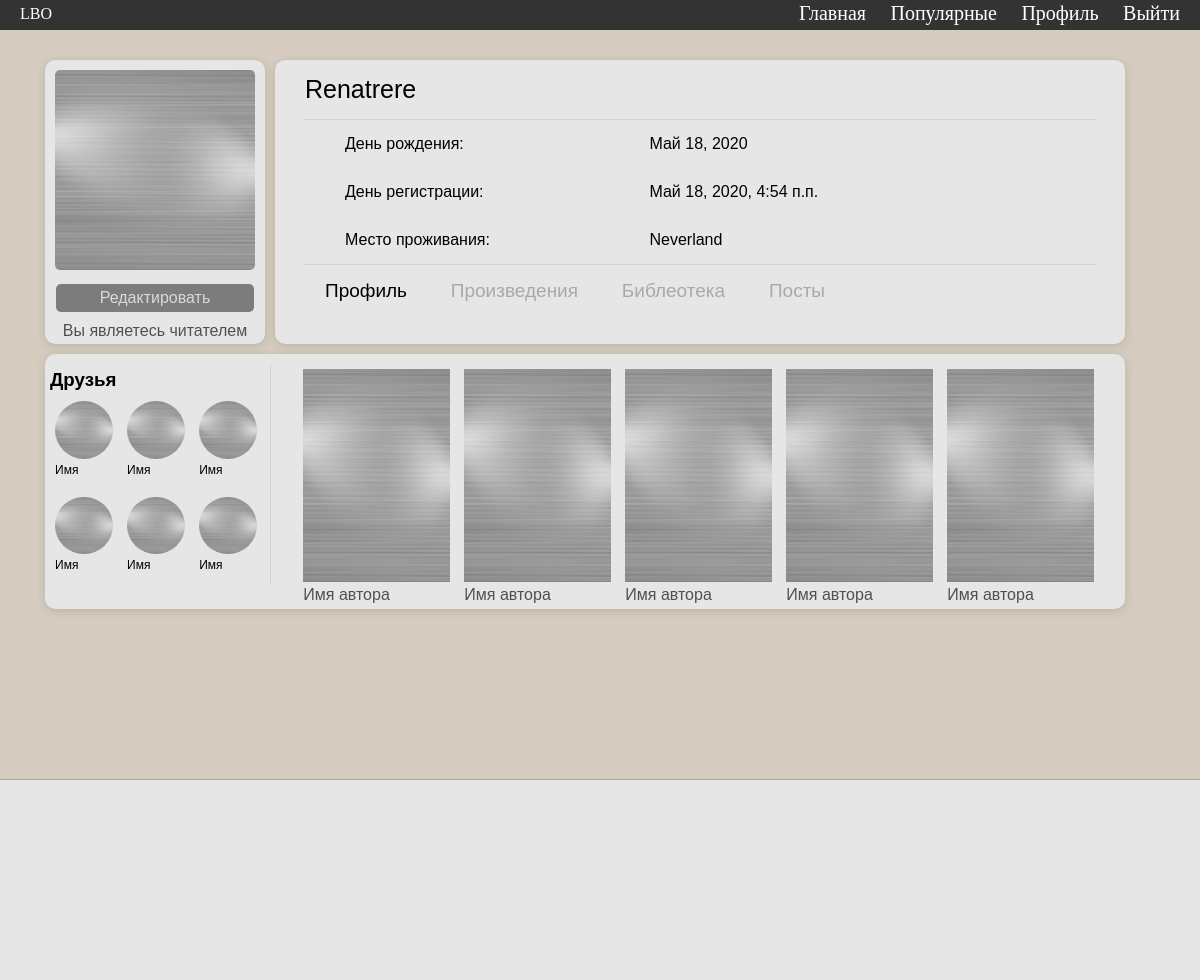
The page /cabinet/ (signed in) on the database its author committed.
### cabinet/models.py (models this page shows)
class User(AbstractUser):
	about_me = models.CharField(max_length=100, blank=True)
	status = models.CharField(max_length=50, blank=True)
	image = models.ImageField(upload_to="images/", default="images/black.jpg")
	is_on = models.BooleanField(default=True)
	location = models.CharField(default="Neverland", max_length=20)
	birth_date = models.DateField(default=timezone.now)
	class Meta:
		verbose_name = 'Пользователь'
		verbose_name_plural = 'Пользователи'

### cabinet/views.py (the view)
# urls.py: path('cabinet/', include("cabinet.urls")),
def cabinet(request):
	human = get_object_or_404(User, id=request.user.id)
	written = Book.objects.filter(author_name_id=request.user.id)
	read = get_object_or_404(Person, user_id=request.user.id).read.all
	return render(request, "cabinet/cabinet.html", {'user': request.user.is_authenticated, "human": human, "written": written, "read": read})

### cabinet/templates/cabinet/cabinet.html (shortened to what this page needs)
{% load static %}
<!DOCTYPE html>
<html>
<head>
	<link rel="stylesheet" type="text/css" href="{% static 'css/style.css' %}">
	<link rel="stylesheet" type="text/css" href="{% static 'css/media_queries.css' %}">
</head>
<body>
{% include 'home/header.html' %}
<div class="container">
	<div class="element for_user_img">
		<img src="/media/images/silver.png" alt="" class="user_img">
		<a href="#" class="edit back_inf">Редактировать</a>
		<div class="back_inf" style="margin: 10px 0 4px 0">Вы являетесь читателем</div>
	</div>
	<div class="fixed_inf element">
	 	<div class="main_inf">
	 		<p class="username">{{human.username}}</p>
	 		<div class="manda_inf">
 				<ul class="fixed_inf_row" style="border-top: 1px solid lightgrey; padding-top: 15px;">
 					<li class="th1">День рождения:</li>
 					<li class="th2">{{human.birth_date}}</li>
 				</ul>
 				<ul class="fixed_inf_row">
 					<li class="th1">День регистрации:</li>
 					<li class="th2">{{human.date_joined}}</li>
 				</ul>
 				<ul class="fixed_inf_row" style="border-bottom: 1px solid lightgrey;">
 					<li class="th1">Место проживания:</li>
 					<li class="th2">{{human.location}}</li>
 				</ul>
	 		</div>
	 		<header class="user_nav">
	 			<nav>
		 			<div class="user_section" onclick="user_nav(0)">Профиль</div>
			 		<div class="user_section" onclick="user_nav(1)">Произведения</div>
			 		<div class="user_section" onclick="user_nav(2)">Библеотека</div>
			 		<div class="user_section" onclick="user_nav(3)">Посты</div>
			 	</nav>
		 	</header>
	 	</div>
	</div>
	<div class="favorite flex_row element">
		<div class="friend_table">
			<h3>Друзья</h3>
			<div class="friend">
				<img src="/media/images/silver.png" alt="" class="friend_img">
				<div class="friend_name">Имя</div>
			</div>
			<div class="friend">
				<img src="/media/images/silver.png" alt="" class="friend_img">
				<div class="friend_name">Имя</div>
			</div>
			<div class="friend">
				<img src="/media/images/silver.png" alt="" class="friend_img">
				<div class="friend_name">Имя</div>
			</div>
			<div class="friend">
				<img src="/media/images/silver.png" alt="" class="friend_img">
				<div class="friend_name">Имя</div>
			</div>
			<div class="friend">
				<img src="/media/images/silver.png" alt="" class="friend_img">
				<div class="friend_name">Имя</div>
			</div>
			<div class="friend">
				<img src="/media/images/silver.png" alt="" class="friend_img">
				<div class="friend_name">Имя</div>
			</div>
		</div>
		<div class="slider_wraper">
			<div class="favorite_book">
				<a href=""><img class="img_slide" src="/media/images/silver.png" alt=""></a>
				<div class="back_inf">Имя автора</div>
			</div>
			<div class="favorite_book">
				<a href=""><img class="img_slide" src="/media/images/silver.png" alt=""></a>
				<div class="back_inf">Имя автора</div>
			</div>
			<div class="favorite_book">
				<a href=""><img class="img_slide" src="/media/images/silver.png" alt=""></a>
				<div class="back_inf">Имя автора</div>
			</div>
			<div class="favorite_book">
				<a href=""><img class="img_slide" src="/media/images/silver.png" alt=""></a>
				<div class="back_inf">Имя автора</div>
			</div>
			<div class="favorite_book">
				<a href=""><img class="img_slide" src="/media/images/silver.png" alt=""></a>
				<div class="back_inf">Имя автора</div>
			</div>
		</div>
	</div>
</div>
{% include 'home/footer.html' %}
</body>
</html>

### static/css/style.css (style rules this page uses)
body { margin: 0; background: #D5CCBF; font-family: "Helvetica"; }
.flex_row { grid-column: 1/3; box-sizing: border-box; }
h1, h2, h3, h4, h5, h6 { margin: 0; }
a { text-decoration: none; color: black; }
img { max-width: 100%; }
.element { background: #E6E6E6; border-radius: 10px; box-shadow: 0 0.005em 0.01em 0 rgba(0,0,0,.12), 0 2px 10px 0 rgba(0,0,0,.12); }
.slider_wraper { width: 1035px; display: flex; overflow: hidden; align-items: flex-start; flex-direction: row; width: calc(100% - 50px); margin-left: 25px; transition: transform 0.6s ease; }
.img_slide { height: 213px; max-width: 147px; min-height: initial; min-width: 120px; }
.back_inf { opacity: 0.65; }
.container { width: 1110px; position: relative; margin: 60px auto; display: grid; grid-gap: 10px; grid-template-columns: 220px 850px; }
.user_img { width: 200px; height: 200px; position: relative; box-sizing: border-box; margin: 10px 10px; border-radius: 5px; }
.for_user_img { position: relative; text-align: center; }
.edit { position: relative; width: 90%; margin: 0 auto; background: #444444; color: lightgrey; display: block; box-sizing: content-box; padding: 5px 0; border-radius: 5px; }
.fixed_inf { padding: 15px 30px; }
.username { font-size: 25px; font-weight: 400; margin: 0; }
.th1 { position: relative; width: 40%; text-align: left; display: inline-block; }
.th2 { position: relative; display: inline-block; }
.fixed_inf_row { margin: 15px 0; padding-bottom: 15px; display: block; }
.user_nav { font-size: 19px; display: flex; width: 100%; position: relative; }
.user_nav > nav { display: flex; justify-content: space-between; width: 500px; margin-left: 20px; }
.user_section { cursor: pointer; }
.favorite { display: flex; position: relative; }
.friend_table { display: inline-block; position: relative; width: 279.8px; height: 220px; padding: 5px; padding-right: 0; box-sizing: border-box; border-right: 1px solid lightgrey; }
.friend { display: inline-block; margin: 10px 5px; }
.friend_name { font-size: 12px; }
.friend_img { height: 57.66666px; width: 57.66666px; background-size: cover; border-radius: 50px; }
.favorite { position: relative; padding-top: 10px; }
.favorite_book { display: inline-block; margin: 5px 7px; }
.favorite_book > a { width: 147px; position: relative; }

### rows shown on the page
User: username "Renatrere", birth_date "Май 18, 2020", date_joined "Май 18, 2020, 4:54 п.п.", location "Neverland"
